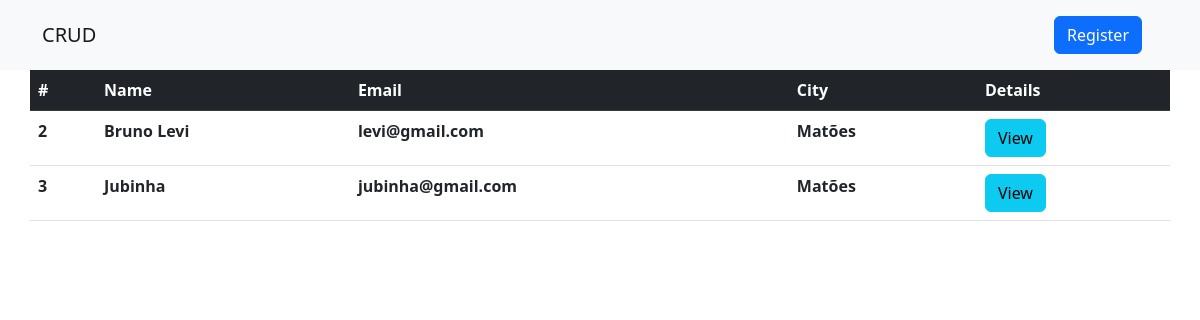
The app's page /, older data.
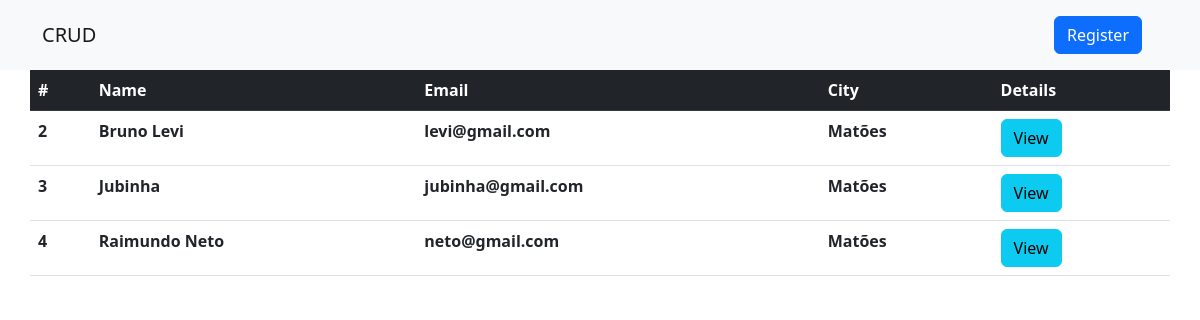
The same page, newer data.
### people/models.py (models this page shows, shortened)
class People(models.Model):
  name = models.CharField(max_length=100)
  email = models.EmailField()
  city = models.CharField(max_length=100)

### people/views.py (the view)
# urls.py: path('', views.index, name='index'),
def index(request):
  people = People.objects.all()
  return render(request, 'people/index.html', {'people': people})

### people/templates/people/index.html (shortened to what this page needs)
{% extends 'people/base.html' %}
{% block content %}
{% load static %}
<link rel="stylesheet" href="{% static 'people/css/index.css' %}">
<table class="table container">
  <thead class="table-dark">
    <tr>
      <th scope="col">#</th>
      <th scope="col">Name</th>
      <th scope="col">Email</th>
      <th scope="col">City</th>
      <th scope="col">Details</th>
    </tr>
  </thead>
  <tbody>
    {% for people in  people %}
    <tr>
      <th scope="row">{{people.id}}</th>
      <th>{{people.name}}</th>
      <th>{{people.email}}</th>
      <th>{{people.city}}</th>
      <th>
          <button type="button" class="btn btn-info" data-bs-toggle="modal" data-bs-target="#exampleModal{{people.id}}">
            View
          </button>
      </th>
    </tr>
    {% endfor %}
  </tbody>
</table>
{% endblock %}

### people/templates/people/base.html (shortened to what this page needs)
<!DOCTYPE html>
<html lang="pt-br">
<head>
  <link rel="stylesheet" href="	https://cdn.jsdelivr.net/npm/bootstrap@5.2.2/dist/css/bootstrap.min.css">
</head>
<body>
  <header>
    <nav class="navbar navbar-expand-lg navbar-light bg-light">
      <div class="container">
        <a href="/" class="navbar-brand">CRUD</a>
        <div class="collapse navbar-collapse" id="navbarText">
          <ul class="nav ms-auto justify-content-end">
            <li class="nav-item">
              <a class="nav-link active" aria-current="page" href="/create">
                <button class="btn btn-primary">Register</button>
              </a>
            </li>
          </ul>
        </div>
      </div>
    </nav>
  </header>
  {% block content %}
  {% endblock %}
</body>
</html>

Row changes from the older to the newer data that the page shows:
added People: id "4", name "Raimundo Neto", email "neto@gmail.com", city "Matões"
